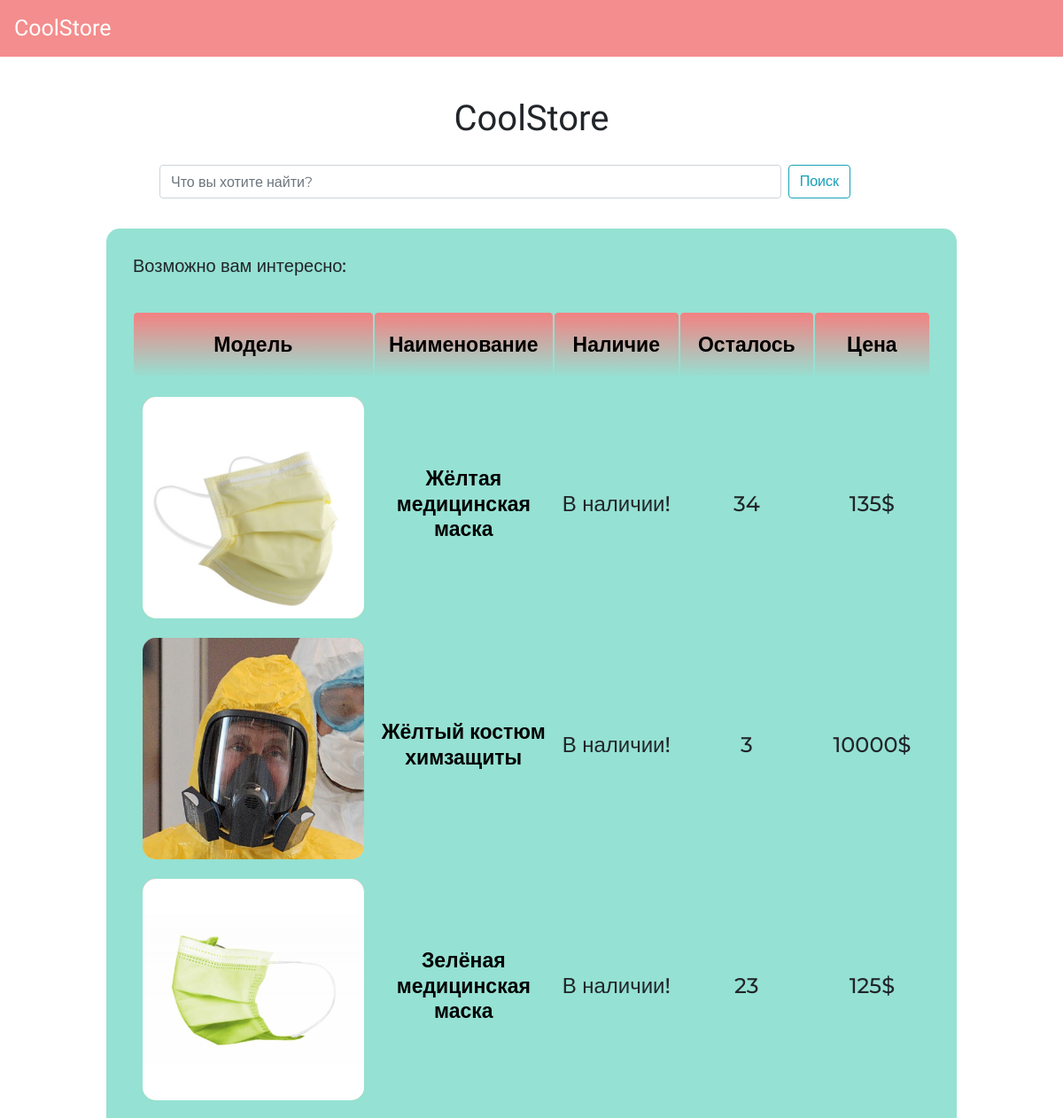
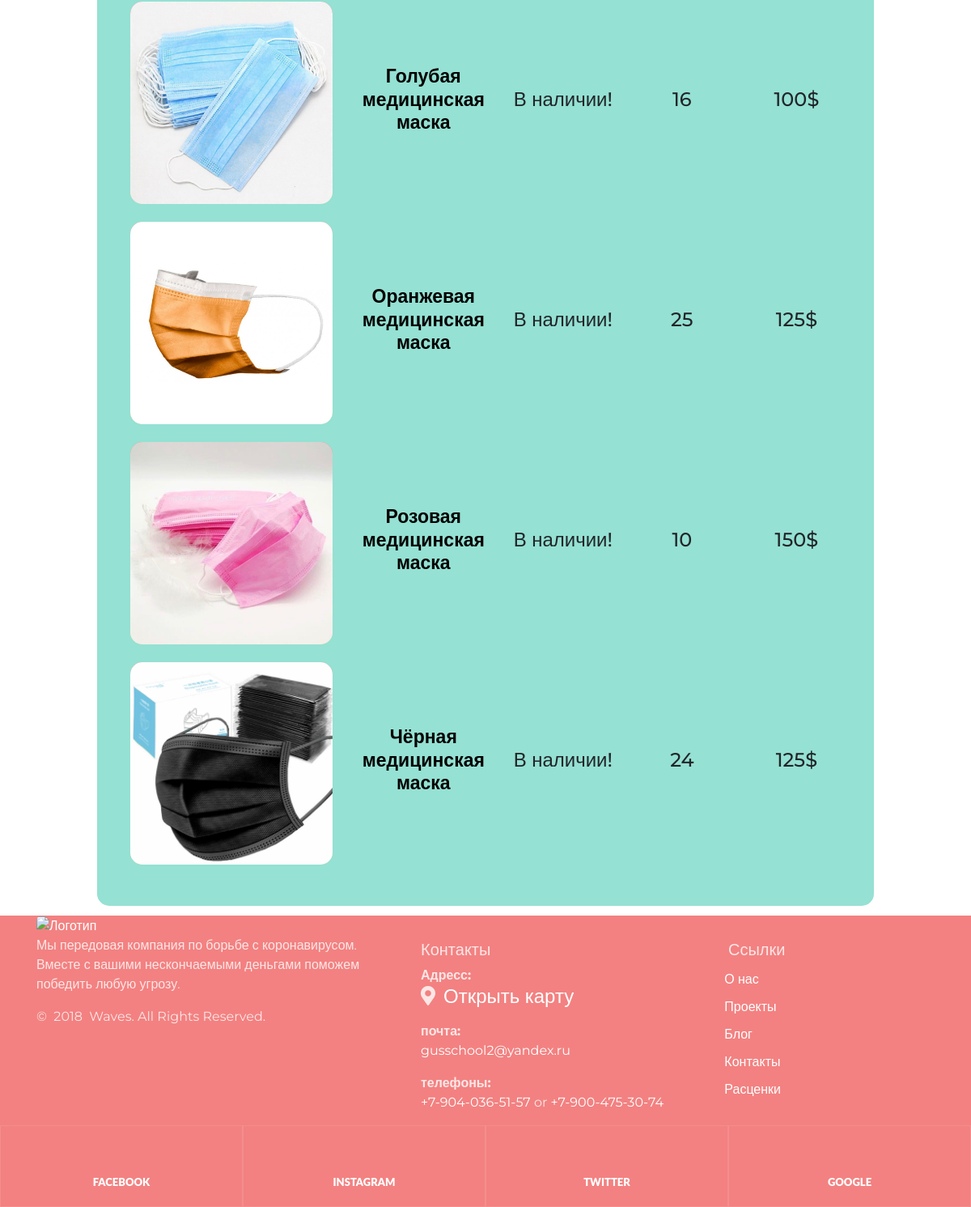
Before: / with the older database file (2 pictures, top to bottom).
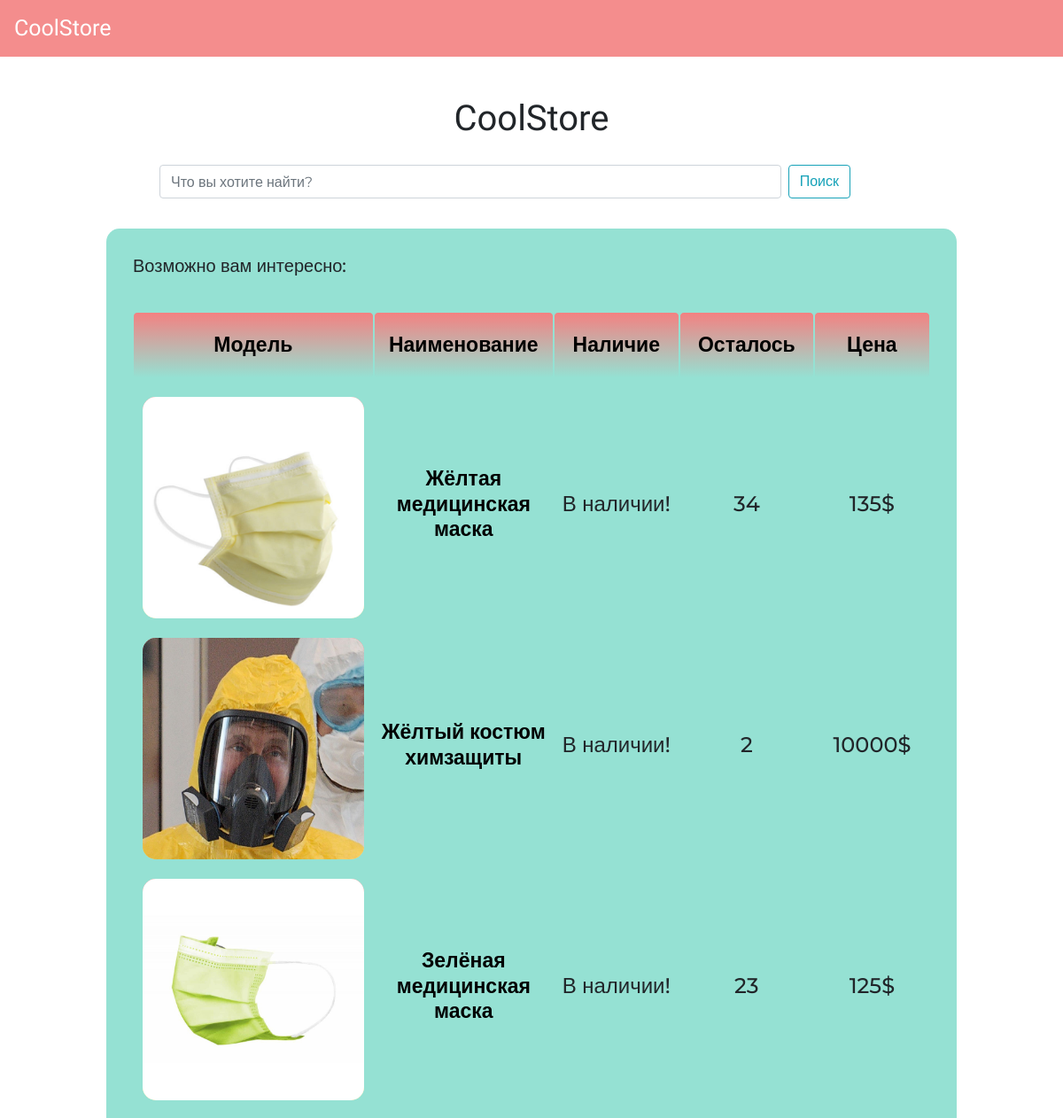
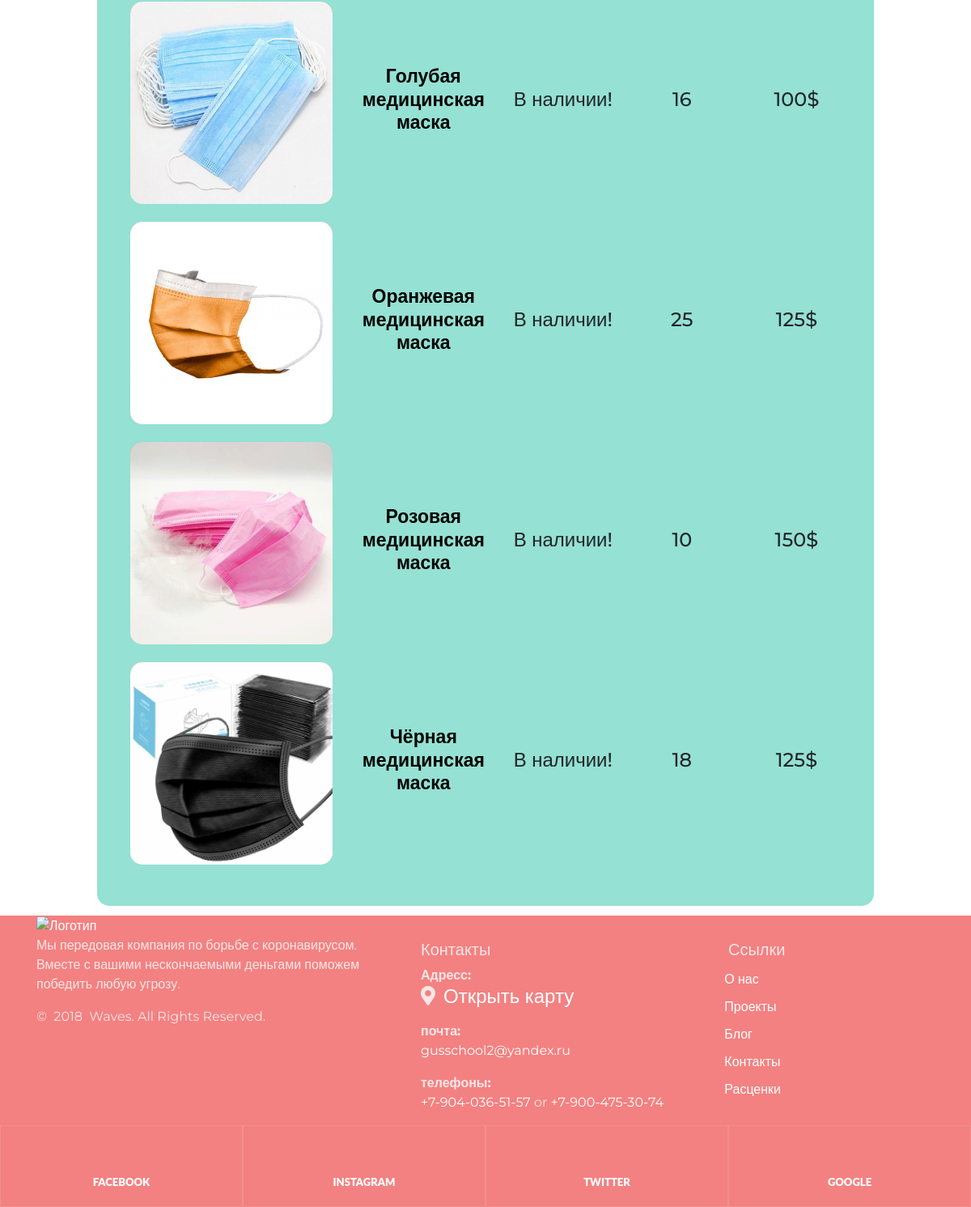
After: the same page with the newer database file (2 pictures, top to bottom).
### data/products.py (models this page shows, shortened)
class Products(SqlAlchemyBase, UserMixin, SerializerMixin):
    __tablename__ = 'products'
    id = sqlalchemy.Column(sqlalchemy.Integer, primary_key=True, autoincrement=True)
    title = sqlalchemy.Column(sqlalchemy.String, nullable=True)
    about = sqlalchemy.Column(sqlalchemy.String, nullable=True)
    price = sqlalchemy.Column(sqlalchemy.Integer, nullable=True)
    existence = sqlalchemy.Column(sqlalchemy.Boolean, default=True)
    still_have = sqlalchemy.Column(sqlalchemy.Integer, nullable=True)

### main.py (the view)
@app.route('/', methods=['GET', 'POST'])
def index():
    if current_user.is_authenticated:
        filename = get_profile_img()
    else:
        filename = 'profilem'
    if request.method == 'POST':
        session['tag'] = request.form['search']
        return redirect('/')
    all_product = find_products(session.get('tag', '').lower())
    if session.get('reverse', False):
        sim = '▲'
    else:
        sim = '▼'
    simp = simc = simn = simnal = ''
    pos = session.get('sort', 'none')
    if pos == 'price':
        all_product.sort(key=lambda x: x.price, reverse=session.get('reverse', False))
        simp = sim
    elif pos == 'nal':
        all_product.sort(key=lambda x: x.existence, reverse=session.get('reverse', False))
        simnal = sim
    elif pos == 'count':
        all_product.sort(key=lambda x: x.still_have, reverse=session.get('reverse', False))
        simc = sim
    elif pos == 'name':
        simn = sim
        all_product.sort(key=lambda x: x.title, reverse=session.get('reverse', False))
    else:
        shuffle(all_product)
    if session.get('basket_count', -1) == -1 and current_user.is_authenticated:
        sessions = db_session.create_session()
        user = load_user(current_user.id)
        bask = [[int(x.split('-')[0]), int(x.split('-')[1])] for x in user.basket.strip().split()]
        bask = list(map(lambda x: [sessions.query(products.Products).get(x[0]), x[1]], bask))
        session['basket_count'] = len(bask)
    return render_template('index.html', basket_count=session.get('basket_count', 0),
                           title="CoolStore", tag=session.get('tag', ''), size=len(all_product),
                           filename=filename, product=all_product, simc=simc, simn=simn, simp=simp,
                           simnal=simnal)

### data/db_session.py (called while the page is built)
def create_session() -> Session:
    global __factory
    return __factory()

### main.py (called while the page is built)
def find_products(tag):
    sessions = db_session.create_session()
    all_products = sessions.query(products.Products).all()
    for item in all_products:
        if item.existence and item.still_have == 0:
            item.existence = 0
        elif not item.existence and item.still_have:
            item.existence = 1
    sessions.commit()
    sessions = db_session.create_session()
    all_products = sessions.query(products.Products).all()
    ans_products = list()
    for item in all_products:
        if item.existence and item.still_have == 0:
            item.existence = 0
        elif not item.existence and item.still_have:
            item.existence = 1
        title = item.title.lower()
        if tag in title or title in tag:
            ans_products.append(item)
    return ans_products

### templates/index.html (shortened to what this page needs)
{% extends "base.html" %}
{%block content %}
<form class="search" method="post">
    <input class="form-control mr-sm-2" type="text" placeholder="Что вы хотите найти?"
           aria-label="Search"
           name="search" value="{{ tag }}">
    <button class="btn btn-outline-info my-2 my-sm-0" type="submit">Поиск</button>
</form>
<div class="main">
    {% if size != 0 %}
    {% if tag != '' %}
    <h5>По запросу "{{ tag }}" найдено:</h5>
    {% else %}
    <h5>Возможно вам интересно:</h5>
    {% endif %}
    <table align="center" style="margin-top: 20px; width: 100%;
    border-spacing: 0px 20px; border-collapse: separate;">
        <tr>
            <th width="400" class="table_h" role="alert">
                <div align="center">
                    <a href="/change/none" class="base_href">Модель</a>
                </div>
            </th>
            <th width="400" class="table_h" role="alert">
                <div align="center">
                    <a href="/change/name" class="base_href">Наименование</a>{{ simn }}
                </div>
            </th>
            <th width="400" class="table_h" role="alert">
                <div align="center">
                    <a href="/change/nal" class="base_href">Наличие</a>{{ simnal }}
                </div>
            </th>
            <th width="400" class="table_h" role="alert">
                <div align="center">
                    <a href="/change/count" class="base_href">Осталось</a>{{ simc }}
                </div>
            </th>
            <th width="400" class="table_h" role="alert">
                <div align="center">
                    <a href="/change/price" class="base_href">Цена</a>{{ simp }}
                </div>
            </th>
        </tr>
        {% for item in product %}
        <tr>
            <td width="200" align="center"><a href="/product/{{ item.id }}">
                <div class="about__item">
                    <div class="about__img">
                        <img src="/static/img/product_icons/{{ item.id }}.jpg" width="250"
                             height="250" style="border-radius: 15px;">
                    </div>
                </div>
            </a></td>
            <td width="400"><h4 align="center"><a href="/product/{{ item.id }}" class="base_href">
                {{ item.title }}</a></h4></td>
            {% if item.existence == 1 %}
            <td width="200"><h4 align="center">В наличии!</h4></td>
            {% else %}
            <td width="200"><h4 align="center">Нет в наличии!</h4></td>
            {% endif %}
            <td width="200"><h4 align="center">{{ item.still_have }}</h4></td>
            <td width="200"><h4 align="center">{{ item.price }}$</h4></td>
        </tr>
        {% endfor %}
    </table>
    {% else %}
    <img src="/static/img/empty_search.jpeg" style="width: 100%">
    {% endif %}
</div>
{% endblock %}

### templates/base.html (shortened to what this page needs)
<!DOCTYPE html>
<html lang="en">
<head>
    <link rel="stylesheet" href="https://use.fontawesome.com/releases/v5.7.2/css/all.css"
>
    <link rel="stylesheet" href="../../static/css/style.css">
    <link rel="stylesheet"
          href="https://stackpath.bootstrapcdn.com/bootstrap/4.4.1/css/bootstrap.min.css"
>
    <link rel="stylesheet"
          href="https://maxcdn.bootstrapcdn.com/bootstrap/4.1.0/css/bootstrap.min.css">
    <link href="//maxcdn.bootstrapcdn.com/bootstrap/4.1.1/css/bootstrap.min.css" rel="stylesheet"
          id="bootstrap-css">
</head>
<body style="font-family: 'Montserrat', sans-serif;">
<header class="header">
    <nav class="navbar navbar-expand-lg navbar-light" style="background-color: #f38181;">
        <a class="navbar-brand" href="/" style="font-size: 25px; color: white; font-family:
        'Kaushan Script', cursive;">CoolStore</a>
    </nav>
</header>
<h1 align="center" style="margin-top: 110px; font-family: 'Kaushan Script', cursive;">
    {{ title }}
</h1>
{% block content %}
{% endblock %}
<footer class="section footer-classic context-dark bg-image" style="background: #f38181;">
        <div class="container">
          <div class="row row-30">
            <div class="col-md-4 col-xl-5">
              <div class="pr-xl-4"><a class="brand" href="#">
                  <img class="brand-logo-light" src="/static/img/icon.png" alt="Логотип" width="100"
                       height="100"></a>
                <p>Мы передовая компания по борьбе с коронавирусом.
                    Вместе с вашими нескончаемыми деньгами поможем победить любую угрозу.</p>
                <p class="rights"><span>©  </span><span class="copyright-year">2018</span><span>
                </span><span>Waves</span><span>. </span><span>All Rights Reserved.</span></p>
              </div>
            </div>
            <div class="col-md-4" style="padding-top: 30px">
              <h5>Контакты</h5>
              <dl class="contact-list">
                <dt>Адресс:</dt>
                <dd><h4 style="display: flex" class="map__title">
                    <div><i class="fas fa-map-marker-alt"></i></div>
                    <a style="padding-left: 10px"
                       href="https://clck.ru/MkGYr"
                       target="_blank">Открыть карту</a>
                </h4></dd>
              </dl>
              <dl class="contact-list">
                <dt>почта:</dt>
                <dd><a href="mailto:#">gusschool2@yandex.ru</a></dd>
              </dl>
              <dl class="contact-list">
                <dt>телефоны:</dt>
                <dd><a href="tel:#">+7-904-036-51-57</a> <span>or</span>
                    <a href="tel:#">+7-900-475-30-74</a>
                </dd>
              </dl>
            </div>
            <div class="col-md-4 col-xl-3" style="padding-top: 30px">
              <h5>Ссылки</h5>
              <ul class="nav-list">
                <li><a href="#">О нас</a></li>
                <li><a href="#">Проекты</a></li>
                <li><a href="#">Блог</a></li>
                <li><a href="#">Контакты</a></li>
                <li><a href="#">Расценки</a></li>
              </ul>
            </div>
          </div>
        </div>
        <div class="row no-gutters social-container">
          <div class="col"><a class="social-inner" href="#"><span
                  class="icon mdi mdi-facebook"></span><span>Facebook</span></a></div>
          <div class="col"><a class="social-inner" href="#"><span
                  class="icon mdi mdi-instagram"></span><span>instagram</span></a></div>
          <div class="col"><a class="social-inner" href="#"><span
                  class="icon mdi mdi-twitter"></span><span>twitter</span></a></div>
          <div class="col"><a class="social-inner" href="#"><span
                  class="icon mdi mdi-youtube-play"></span><span>google</span></a></div>
        </div>
      </footer>
</body>
</html>

### static/css/style.css (style rules this page uses)
.icon { width: 40px; height: 40px; margin: 0px; padding: 0px; }
img { border-radius: 5px; }
.search { position: absolute; width: 65%; margin-left: 15%; margin-top: 20px; display: flex; }
.main { border-radius: 15px; background: #95e1d3; margin-top: 100px; margin-left: 10%; margin-bottom: 1%; width: 80%; padding: 30px; }
.header { width: 100%; opacity: .9; z-index: 1000; position: fixed; top: 0; left: 0; right: 0; transform: translate3d(0, 0, 0); }
.base_href { text-decoration: none; color: #000000; font-size: 23px; font-weight: 600; }
.table_h { background: linear-gradient(to bottom, #f38181, #95e1d3); border: 1px solid #95e1d3; height: 75px; border-radius: 5px; }
.about__item { width: 250px; position: relative; border-radius: 15px; background-color: #95e1d3; }
.about__img { border-radius: 15px; background: linear-gradient(to bottom, #f38181, #fce38a); transition: transform .2s linear; }
.about__img img { display: block; transition: opacity .1s linear; }
.context-dark, .bg-gray-dark, .bg-primary { color: rgba(255, 255, 255, 0.8); }
.footer-classic a, .footer-classic a:focus, .footer-classic a:active { color: #ffffff; }
.nav-list li { padding-top: 5px; padding-bottom: 5px; }
ul, ol { list-style: none; padding: 0; margin: 0; }
.social-inner { display: flex; flex-direction: column; align-items: center; width: 100%; padding: 23px; font: 900 13px/1 "Lato", -apple-system, BlinkMacSystemFont, "Segoe UI", Roboto, "Helvetica Neue", Arial, sans-serif; text-transform: uppercase; color: rgba(255, 255, 255, 0.5); }
.social-container .col { border: 1px solid rgba(255, 255, 255, 0.1); }
.nav-list li a:before { content: "\f14f"; font: 400 21px/1 "Material Design Icons"; color: #4d6de6; display: inline-block; vertical-align: baseline; margin-left: -28px; margin-right: 7px; opacity: 0; visibility: hidden; transition: .22s ease; }

Changed rows visible on the page:
changed Products "Жёлтый костюм химзащиты": still_have "3" → "2"
changed Products "Чёрная медицинская маска": still_have "24" → "18"
